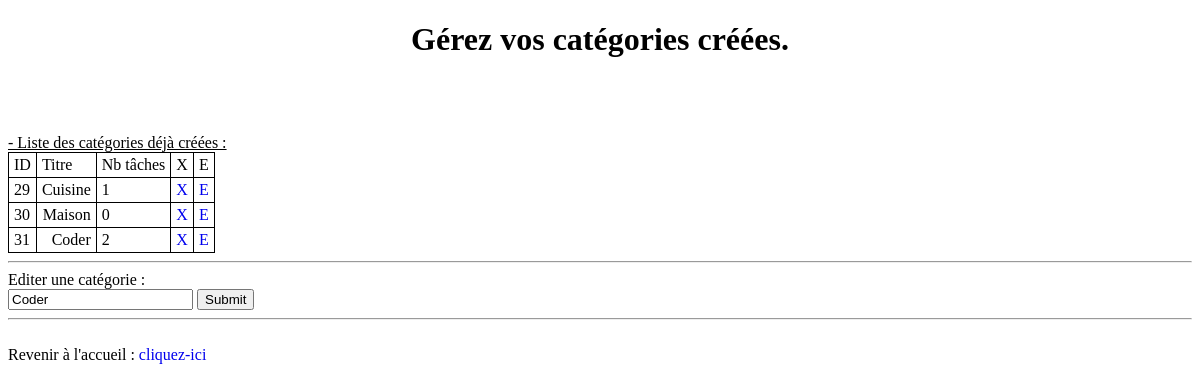
The page /categories.php?editer=31 on the database its author committed.
### tables this page shows
CREATE TABLE `categories` (
  `id` int(11) NOT NULL,
  `categorie` varchar(100) NOT NULL
);

### includes/include_categories.php (the view, shortened to what this page needs)
<?php
require_once('includes/base.php');
function show_categories($pdo)
{
	$stmt = $pdo->query('SELECT categories.id, categories.categorie, COUNT(taches.id)'
						. ' `nbTaches` FROM categories'
						. ' LEFT JOIN taches ON taches.id_categorie = categories.id'
						. ' GROUP BY categories.id');
	while($row = $stmt->fetch())
	{
		echo "<tr>" . PHP_EOL
		. "<td>" . $row['id'] . "</td>" . PHP_EOL
		. "<td class='titre_tache'>" . $row['categorie'] . "</td>" . PHP_EOL
		. "<td class=''>" . $row['nbTaches'] . "</td>" . PHP_EOL
		. "<td><a href=\"categories.php?delete_id=" . $row['id'] . "\">X</a></td>" . PHP_EOL
		. "<td><a href=\"categories.php?editer=" . $row['id'] . "\">E</a></td>" . PHP_EOL
		. "</tr>\n";
	}
}
if(isset($_GET['editer']))
{
	$editer = '_editer';
	$sql_query = 'SELECT categorie FROM categories WHERE id = ?';
	$stmt = $pdo->prepare($sql_query);
	$stmt->execute([$_GET['editer']]);
	$nb_categories=$stmt->rowCount();
	if($nb_categories == 1)
	{
		$form_usage = 'Editer';
		$editer_url = 'editer=' . $_GET['editer'];
		$f_category = $stmt->fetchColumn();
	}
}
?>

### categories.php (shortened to what this page needs)
<?php
require_once('includes/include_categories.php');
?>
<h1 style="text-align: center;">Gérez vos catégories créées.</h1></br></br>
<br />
<u>- Liste des catégories déjà créées :</u>
<table>
<tr><td>ID</td><td>Titre</td><td>Nb tâches</td><td>X</td><td>E</td></tr>
<?php
show_categories($pdo)
?>
</table>
<hr />
<?php echo $form_usage; ?> une catégorie :
<form action="categories.php?<?=$editer_url?>" method="post">
	<input type="text" name="category<?=$editer?>" value="<?=$f_category?>"/>
	<input type="submit">
</form>
<hr /></br>
Revenir à l'accueil : <a href="index.php" label="Retour à l'accueil">cliquez-ici</a>

### design.css (style rules this page uses)
table, tr, td { border: 1px solid black; border-collapse: collapse; }
tr, td { border: 1px solid black; padding: 3px 5px 3px 5px; }
.titre_tache { text-align: right; }
a { text-decoration: none; }

### rows shown on the page
categories: id "29", categorie "Cuisine", nbTaches "1"
categories: id "30", categorie "Maison", nbTaches "0"
categories: id "31", categorie "Coder", nbTaches "2", category_editer "Coder"

### other values the page prints
$form_usage "Editer"
